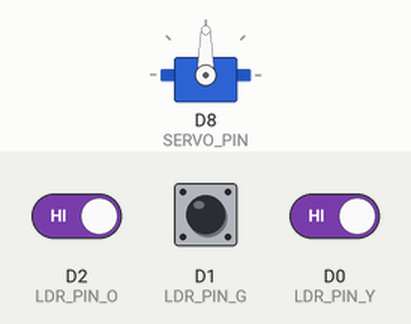
Bench run of a sketch on a simulated ESP8266 (NodeMCU). Parts: servo. Inputs (shaded band) come from the test bench; at power-on: D2 (LDR_PIN_O) HIGH, D0 (LDR_PIN_Y) HIGH, D1 (LDR_PIN_G) HIGH. What the sketch prints to the serial monitor is not drawn.

Above: at 1.2 s.
1.3 s: D2 (LDR_PIN_O) driven LOW
At 1.7 s:
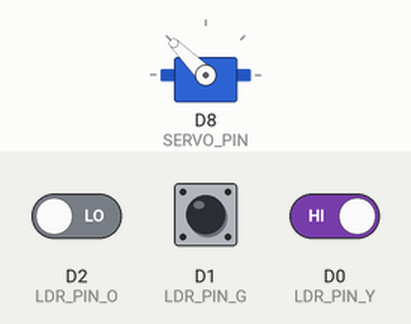
2.8 s: D0 (LDR_PIN_Y) driven LOW
At 4.0 s:
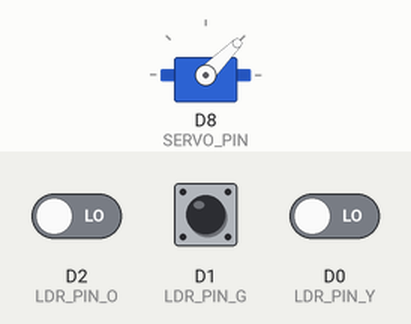
4.3 s: D0 (LDR_PIN_Y) driven HIGH
At 5.2 s:
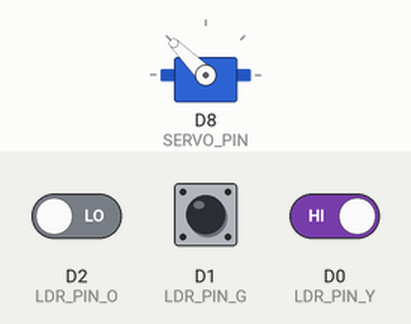
7.3 s: D2 (LDR_PIN_O) driven HIGH
At 8.7 s:
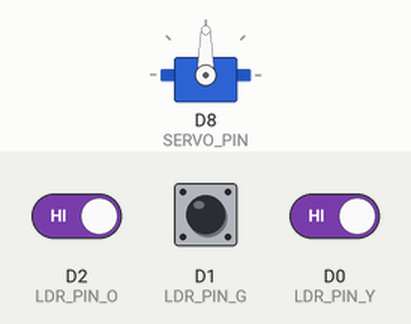
Timing chart, 0 to 9.8 s (numbered marks = the images above; inputs shaded):
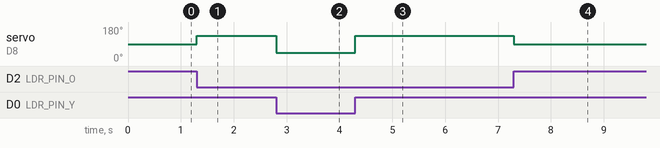

Measured:
- after the input at 1.3 s, servo on D8 (SERVO_PIN): 90° → 135° at once
- after the input at 2.8 s, servo on D8 (SERVO_PIN): 135° → 45° at once
- after the input at 4.3 s, servo on D8 (SERVO_PIN): 45° → 135° at once
- after the input at 7.3 s, servo on D8 (SERVO_PIN): 135° → 90° at once

The sketch:

Arduino_P3.ino
```cpp
#include <Servo.h>

#define SERVO_PIN D8
#define LDR_PIN_Y D0
#define LDR_PIN_G D1
#define LDR_PIN_O D2

Servo servo;


void setup() {
  // put your setup code here, to run once:
  Serial.begin(115200);
  pinMode(LDR_PIN_Y, INPUT); // Here LDR sensor is determined as input.
  pinMode(LDR_PIN_G, INPUT); // Here LDR sensor is determined as input.
  pinMode(LDR_PIN_O, INPUT); // Here LDR sensor is determined as input.
  servo.attach(SERVO_PIN);
  servo.write(90);
}

int ldrStatus_Y = 0;
int ldrStatus_G = 0;
int ldrStatus_O = 0;

void loop() {
  // put your main code here, to run repeatedly:
  ldrStatus_Y = digitalRead(LDR_PIN_Y);
  ldrStatus_G = digitalRead(LDR_PIN_G);
  ldrStatus_O = digitalRead(LDR_PIN_O);
  Serial.print(ldrStatus_Y);
  Serial.print("     ");
  Serial.print(ldrStatus_G);
  Serial.print("     ");
  Serial.println(ldrStatus_O);
  if(ldrStatus_G==0){
      servo.write(90);
  }
  else{
    if(ldrStatus_Y==0){
      servo.write(45);
    }

    else if(ldrStatus_O==0){
      servo.write(135);
    }

    else{
    servo.write(90);
     }
  }
}
```
